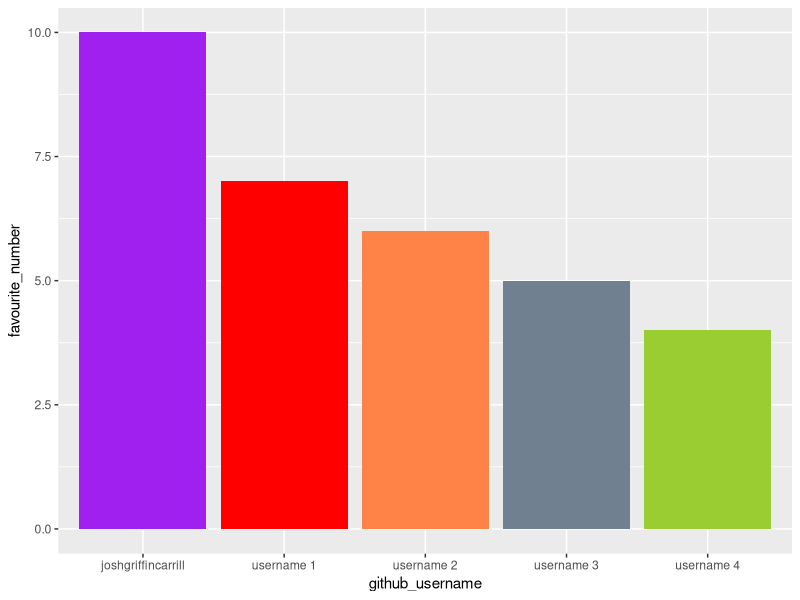
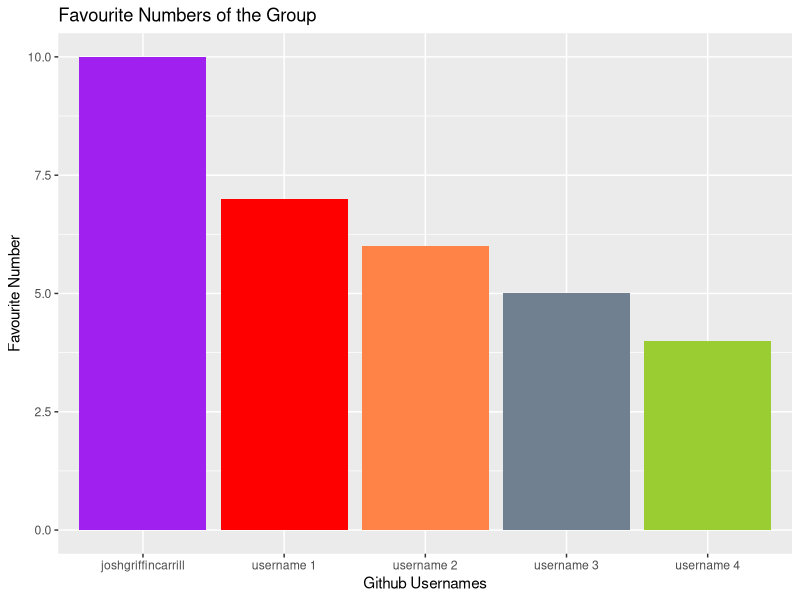
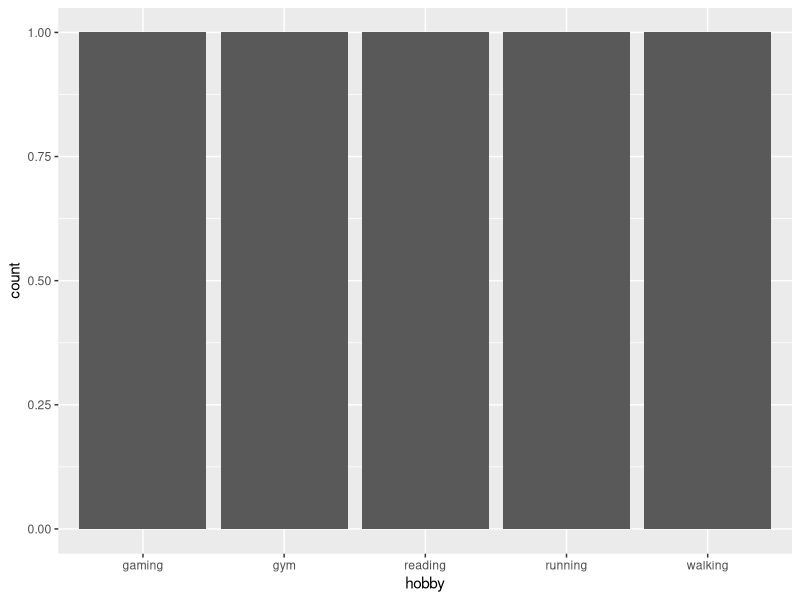

R code for these plots, in order:
## ---- chunk 1
library(tidyverse) 
## ---- chunk 2
team_data <- tibble(
  name = c("Josh", "Larry", "Larry", 
           "Ethan", "Gordon"),
  github_username = c("joshgriffincarrill", "username 1", "username 2", 
                      "username 3", "username 4"), 
  colour = c("purple", "red", "sienna1", 
             "slategrey", "yellowgreen"),
  hobby = c("reading", "walking", "gym", 
            "gaming", "running"),
  favourite_number = c(10, 7, 6, 5, 4)
  )

team_data
## ---- chunk 3
p1 <- ggplot(data = team_data, 
             mapping = aes(x = github_username, 
                           y = favourite_number,
                           fill = colour), 
             ) +
   geom_col() +
   scale_fill_identity()
p1
## ---- chunk 4
p1 + labs(x = "Github Usernames", 
          y = "Favourite Number",
          title = "Favourite Numbers of the Group")
## ---- chunk 5
p2 <- ggplot(team_data, aes(x = hobby)) +
  geom_bar()
p2
